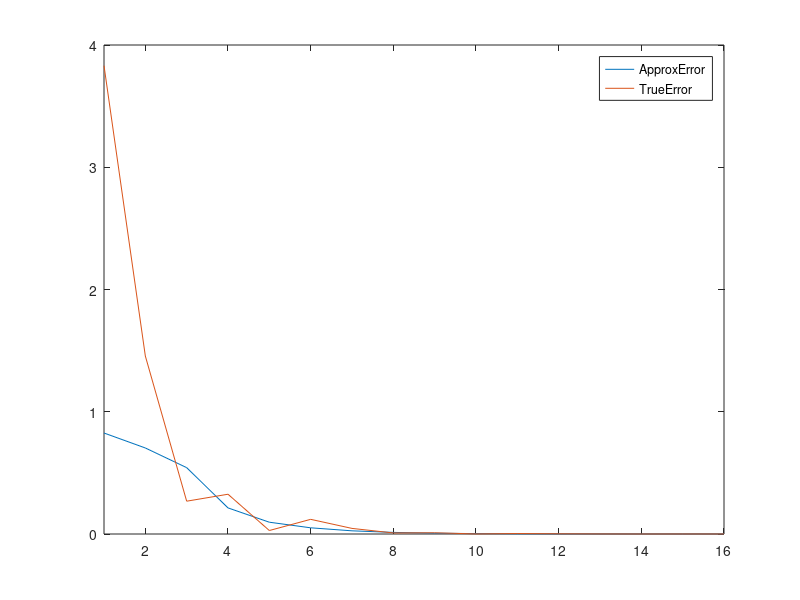

MATLAB code for this plot:
xL = 0.5;
xU = 10;
root = 1.4191;
approxErr = [];
trueErr = [];
iter = 0; %Define the numbering of first iteration
ea = 1;
xr = (xL + xU)/2;

while ea > 0.01
    fr = log(xr.^2)-0.7;
    fl = log(xL.^2)-0.7;
    %iter = iter +1;
    test = fl*fr;
        if test < 0
            xU = xr;
        elseif test > 0
            xL = xr;
        end
    iter = iter +1;
    xrold = xr;
    trueErr(iter) = abs(root - xr);
    xr = (xL + xU)/2; 
    approxErr(iter) = abs((xr-xrold)/xr);
    ea = abs((xr-xrold)/xr)*100; 
end

fprintf('The root is %0.4f \n',xr);
plot(approxErr)
hold on 
plot(trueErr)
xlim([-inf,inf])
legend('ApproxError', 'TrueError');